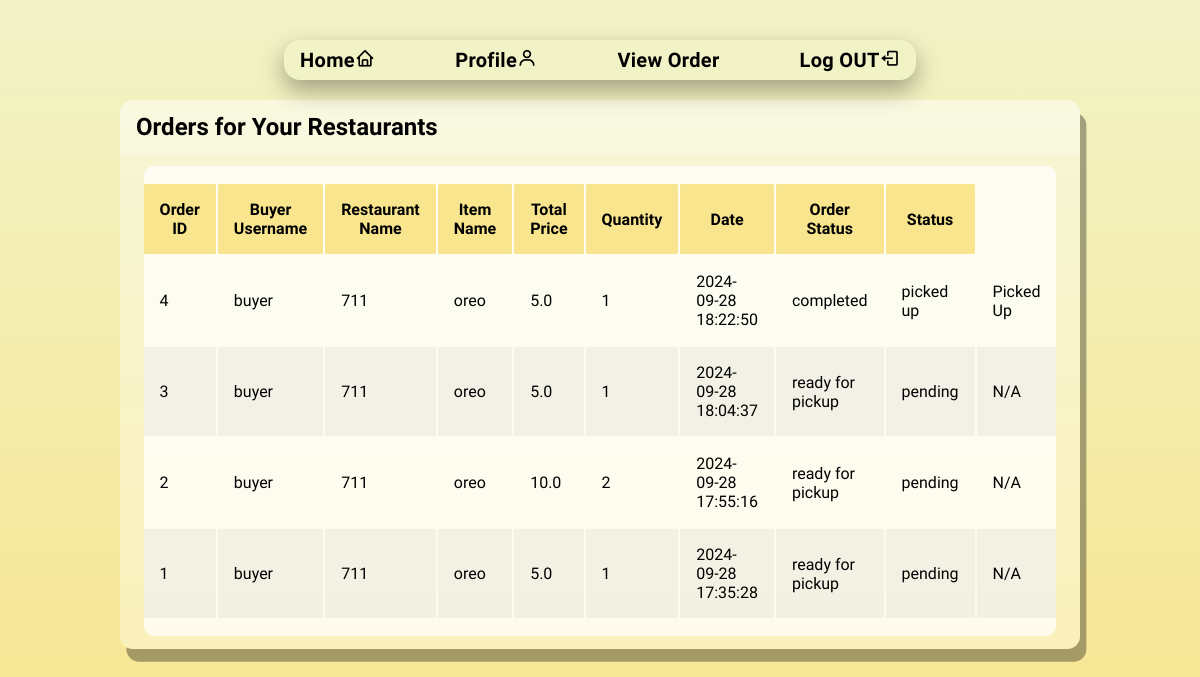
Page /seller_orders (signed in) on the committed database.
### tables this page shows
CREATE TABLE orders (
            id INTEGER PRIMARY KEY AUTOINCREMENT,
            buyer_username TEXT NOT NULL,
            restaurant_name TEXT NOT NULL,
            item_name TEXT NOT NULL,
            total_price REAL NOT NULL,
            quantity INTEGER NOT NULL,
            order_date TIMESTAMP DEFAULT CURRENT_TIMESTAMP, 
            order_status TEXT DEFAULT 'available',
            status TEXT DEFAULT 'pending',
            runner_name TEXT,
            runner_lat REAL,
            runner_lng REAL,
            delivery_address TEXT,
            delivery_lat REAL,
            delivery_lng REAL
        );

### app.py (the view)
@app.route('/seller_orders')
@login_required(role='seller')
def seller_orders():
    seller_username = session['username']
    conn = get_db_connection()
    cursor = conn.cursor()
    try:
        cursor.execute("""
            SELECT o.id, o.buyer_username, o.restaurant_name, o.item_name, o.total_price,
                   o.quantity, o.order_date, o.order_status, o.status
            FROM orders o
            JOIN restaurants r ON o.restaurant_name = r.name
            WHERE r.owner_username = ?
            ORDER BY o.order_date DESC
        """, (seller_username,))
        orders = cursor.fetchall()
        if not orders:
            print("No orders found for this seller's restaurant.")
    except sqlite3.Error as e:
        orders = []
        print(f"Database error: {e}")
    finally:
        conn.close()
    return render_template('seller_orders.html', orders=orders)

### app.py (called while the page is built)
def get_db_connection():
    con = sqlite3.connect("database.db")
    con.row_factory = sqlite3.Row
    return con

def login_required(role=None):
    def decorator(f):
        @wraps(f)
        def decorated_function(*args, **kwargs):
            if 'username' not in session:
                flash("You need to log in to access this page.", "error")
                return redirect(url_for('login'))
            if role and session.get('role') != role:
                flash("You do not have permission to access this page.", "error")
                return redirect(url_for('index'))
            return f(*args, **kwargs)
        return decorated_function
    return decorator

### templates/seller_orders.html (shortened to what this page needs)
<!DOCTYPE html>
<html lang="en">
<head>
    <link rel="stylesheet" href="../static/style(SP).css">
    <link rel="stylesheet" href="https://unpkg.com/boxicons@latest/css/boxicons.min.css">
    <link href="https://cdn.jsdelivr.net/npm/remixicon@4.3.0/fonts/remixicon.css" rel="stylesheet"/>
    <link rel="stylesheet" href="https://unpkg.com/aos@next/dist/aos.css" />
</head>
<body>
    <div class="container">
        <nav class="nav-bar">
            <ul class="nav-links">
                <li class="nav-link"><a href="{{ url_for('seller_home') }}">Home</a><i class='bx bx-home'></i></li>
                <li class="nav-link"><a href="{{ url_for('seller_profile') }}" class="dropbtn">Profile</a><i class='bx bx-user'></i></li>
                <li class="nav-link"><a href="{{ url_for('seller_orders') }}" class="dropbtn">View Order</a></li>
                <li class="nav-link"><a href="{{ url_for('logout') }}" class="dropbtn">Log OUT</a><i class='bx bx-log-out'></i></li>
            </ul>
        </nav>
    </div>
    <div class="table">
        <div class="table-header">
            <h2>Orders for Your Restaurants</h2>
        </div>
        <div class="table-body">
            <table>
                <thead>
                    <tr>
                        <th>Order ID</th>
                        <th>Buyer Username</th>
                        <th>Restaurant Name</th>
                        <th>Item Name</th>
                        <th>Total Price</th>
                        <th>Quantity</th>
                        <th>Date</th>
                        <th>Order Status</th>
                        <th>Status</th>
                    </tr>
                </thead>
                <tbody>
                    {% if orders %}
                    {% for order in orders %}
                        <tr>
                            <td>{{ order.id }}</td>
                            <td>{{ order.buyer_username }}</td>
                            <td>{{ order.restaurant_name }}</td>
                            <td>{{ order.item_name }}</td>
                            <td>{{ order.total_price }}</td>
                            <td>{{ order.quantity }}</td>
                            <td>{{ order.order_date }}</td>
                            <td>{{ order.order_status }}</td>
                            <td>{{ order.status }}</td>
                            <td>
                                {% if order.status == 'picked up' %}
                                    <span>Picked Up</span>
                                {% else %}
                                    <span>N/A</span>
                                {% endif %}
                            </td>
                        </tr>
                    {% endfor %}
                    {% else %}
                    <tr><td colspan="9">No orders found for this restaurant.</td></tr>
                    {% endif %}
                </tbody>
            </table>
        </div>
    </div>
</body>
</html>

### static/style(SP).css (style rules this page uses)
* { margin: 0; padding: 0; font-family: "Protest Guerrilla", sans-serif; }
body { background-color: #e8e8e8 ; background:linear-gradient(to bottom , #f1f3c7,#f8e58d) ; min-height: 100vh; display: flex; flex-direction: column; }
.container { display: flex; flex-direction: column; font-size: 20px; justify-content: center; align-items: center; }
.nav-bar { background: #f1f3c7; border-radius: 1rem; box-shadow: 0 10px 25px rgba(0,0,0,0.35); justify-content: center; display: flex; flex-direction: column; align-items: center; flex: 1; max-width: 100%; position: sticky; top: 0; z-index: 1000; margin: 20px auto; margin-top: 40px; margin-bottom: 20px; }
.nav-links { display:flex; gap: 5rem; }
.nav-links, .dropdown-content li { list-style: none; height: 100%; padding: 0.5rem 1rem; font-weight:600; cursor: pointer; letter-spacing: 0.3px; }
a { text-decoration: none; color: black; }
.table { width: 80%; height: 100%; background-color: #fff5; box-shadow: 0.4rem .8rem #0005; border-radius: .8rem; overflow: hidden; margin-left: 10%; }
.table-header { width: 100%; height: 10%; background-color: #fff4; padding: .8rem 1rem; }
.table-body { display: flex; justify-content: center; align-items: center; background-color: #fffb; max-height: 89%; width: 95%; margin: .8rem auto; border-radius: .6rem; overflow: auto; }
table,th, td { padding: 1rem; }
thead th { position: sticky; top: 0; left: 0; background-color: #f8e58d; border-radius: .1rem; width: auto; }
tbody tr:nth-child(even) { background-color: #0000000b; }

### rows in the picture
orders: id "4", buyer_username "buyer", restaurant_name "711", item_name "oreo", total_price "5.0", quantity "1", order_date "2024-09-28 18:22:50", order_status "completed", status "picked up", shows "Picked Up"
orders: id "3", buyer_username "buyer", restaurant_name "711", item_name "oreo", total_price "5.0", quantity "1", order_date "2024-09-28 18:04:37", order_status "ready for pickup", status "pending", shows "N/A"
orders: id "2", buyer_username "buyer", restaurant_name "711", item_name "oreo", total_price "10.0", quantity "2", order_date "2024-09-28 17:55:16", order_status "ready for pickup", status "pending", shows "N/A"
orders: id "1", buyer_username "buyer", restaurant_name "711", item_name "oreo", total_price "5.0", quantity "1", order_date "2024-09-28 17:35:28", order_status "ready for pickup", status "pending", shows "N/A"
